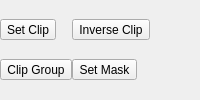
<?xml version="1.0" encoding="UTF-8"?>
<ui version="4.0">
  <class>MaskOperationsPopup</class>
  <widget class="QWidget" name="MaskOperationsPopup">
    <layout class="QGridLayout" name="gridLayout" columnstretch="1,1,1">
      <property name="leftMargin"><number>0</number></property>
      <property name="topMargin"><number>0</number></property>
      <property name="rightMargin"><number>0</number></property>
      <property name="bottomMargin"><number>0</number></property>
      <property name="horizontalSpacing"><number>0</number></property>
      <property name="verticalSpacing"><number>0</number></property>

      <item row="0" column="0">
        <widget class="QToolButton" name="setClipButton">
          <property name="text"><string>Set Clip</string></property>
          <property name="icon"><iconset><normaloff>:/icons/clip</normaloff></iconset></property>
          <property name="actionName" stdset="0"><string>object-set-clip</string></property>
        </widget>
      </item>
      <item row="0" column="1">
        <widget class="QToolButton" name="inverseClipButton">
          <property name="text"><string>Inverse Clip</string></property>
          <property name="icon"><iconset><normaloff>:/icons/clip-inverted</normaloff></iconset></property>
          <property name="actionName" stdset="0"><string>object-set-inverse-clip</string></property>
        </widget>
      </item>

      <item row="1" column="0">
        <widget class="QToolButton" name="clipGroupButton">
          <property name="text"><string>Clip Group</string></property>
          <property name="icon"><iconset><normaloff>:/icons/clip-group</normaloff></iconset></property>
          <property name="actionName" stdset="0"><string>object-set-clip-group</string></property>
        </widget>
      </item>
      <item row="1" column="1">
        <widget class="QToolButton" name="setMaskButton">
          <property name="text"><string>Set Mask</string></property>
          <property name="icon"><iconset><normaloff>:/icons/set-mask</normaloff></iconset></property>
          <property name="actionName" stdset="0"><string>object-set-mask</string></property>
        </widget>
      </item>
      <!-- Clip operations -
      <item row="0" column="0">
        <widget class="QToolButton" name="setClipButton">
          <property name="text"><string>Set Clip</string></property>
          <property name="icon"><iconset><normaloff>:/icons/overlay-clip</normaloff></iconset></property>
          <property name="actionName" stdset="0"><string>object-set-clip</string></property>
        </widget>
      </item>
      <item row="0" column="1">
        <widget class="QToolButton" name="inverseClipButton">
          <property name="text"><string>Inverse Clip</string></property>
          <property name="icon"><iconset><normaloff>:/icons/powerclip</normaloff></iconset></property>
          <property name="actionName" stdset="0"><string>object-set-inverse-clip</string></property>
        </widget>
      </item>
      <item row="0" column="2">
        <widget class="QToolButton" name="releaseClipButton">
          <property name="text"><string>Release Clip</string></property>
          <property name="icon"><iconset><normaloff>:/icons/path-clip-edit</normaloff></iconset></property>
          <property name="actionName" stdset="0"><string>object-release-clip</string></property>
        </widget>
      </item>

      !- Mask operations -
      <item row="1" column="0">
        <widget class="QToolButton" name="setMaskButton">
          <property name="text"><string>Set Mask</string></property>
          <property name="icon"><iconset><normaloff>:/icons/overlay-mask</normaloff></iconset></property>
          <property name="actionName" stdset="0"><string>object-set-mask</string></property>
        </widget>
      </item>
      <item row="1" column="1">
        <widget class="QToolButton" name="inverseMaskButton">
          <property name="text"><string>Inverse Mask</string></property>
          <property name="icon"><iconset><normaloff>:/icons/powermask</normaloff></iconset></property>
          <property name="actionName" stdset="0"><string>object-set-inverse-mask</string></property>
        </widget>
      </item>
      <item row="1" column="2">
        <widget class="QToolButton" name="releaseMaskButton">
          <property name="text"><string>Release Mask</string></property>
          <property name="icon"><iconset><normaloff>:/icons/path-mask-edit</normaloff></iconset></property>
          <property name="actionName" stdset="0"><string>object-release-mask</string></property>
        </widget>
      </item>

      !- Group separator -
      <item row="2" column="0" colspan="3">
        <widget class="QFrame" name="separator">
          <property name="frameShape"><enum>QFrame::HLine</enum></property>
        </widget>
      </item>

      !- Clip group -
      <item row="3" column="0">
        <widget class="QToolButton" name="clipGroupButton">
          <property name="text"><string>Clip Group</string></property>
          <property name="icon"><iconset><normaloff>:/icons/overlay-clipmask</normaloff></iconset></property>
          <property name="actionName" stdset="0"><string>object-set-clip-group</string></property>
        </widget>
      </item>
      -->
    </layout>
  </widget>
</ui>
